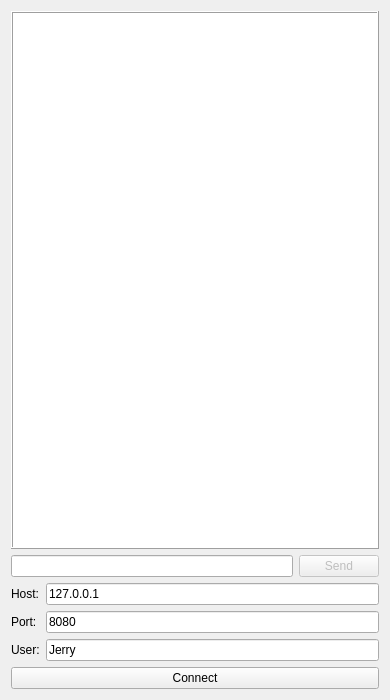
<?xml version="1.0" encoding="UTF-8"?>
<ui version="4.0">
 <class>ClientDialog</class>
 <widget class="QDialog" name="ClientDialog">
  <property name="geometry">
   <rect>
    <x>0</x>
    <y>0</y>
    <width>390</width>
    <height>700</height>
   </rect>
  </property>
  <property name="windowTitle">
   <string>TalkClient</string>
  </property>
  <layout class="QVBoxLayout" name="verticalLayout">
   <item>
    <widget class="QListWidget" name="listWidget">
     <property name="frameShape">
      <enum>QFrame::Box</enum>
     </property>
     <property name="frameShadow">
      <enum>QFrame::Raised</enum>
     </property>
    </widget>
   </item>
   <item>
    <layout class="QHBoxLayout" name="horizontalLayout">
     <item>
      <widget class="QLineEdit" name="MssageEdit"/>
     </item>
     <item>
      <widget class="QPushButton" name="SendButton">
       <property name="enabled">
        <bool>false</bool>
       </property>
       <property name="text">
        <string>Send</string>
       </property>
      </widget>
     </item>
    </layout>
   </item>
   <item>
    <layout class="QGridLayout" name="gridLayout">
     <item row="0" column="0">
      <widget class="QLabel" name="label">
       <property name="text">
        <string>Host:</string>
       </property>
      </widget>
     </item>
     <item row="0" column="1">
      <widget class="QLineEdit" name="HostEdit">
       <property name="text">
        <string>127.0.0.1</string>
       </property>
      </widget>
     </item>
     <item row="1" column="0">
      <widget class="QLabel" name="label_2">
       <property name="text">
        <string>Port:</string>
       </property>
      </widget>
     </item>
     <item row="1" column="1">
      <widget class="QLineEdit" name="PortEdit">
       <property name="text">
        <string>8080</string>
       </property>
      </widget>
     </item>
     <item row="2" column="0">
      <widget class="QLabel" name="label_3">
       <property name="text">
        <string>User:</string>
       </property>
      </widget>
     </item>
     <item row="2" column="1">
      <widget class="QLineEdit" name="UserEdit">
       <property name="text">
        <string>Jerry</string>
       </property>
      </widget>
     </item>
    </layout>
   </item>
   <item>
    <widget class="QPushButton" name="ConnectButton">
     <property name="text">
      <string>Connect</string>
     </property>
    </widget>
   </item>
  </layout>
 </widget>
 <resources/>
 <connections/>
</ui>
